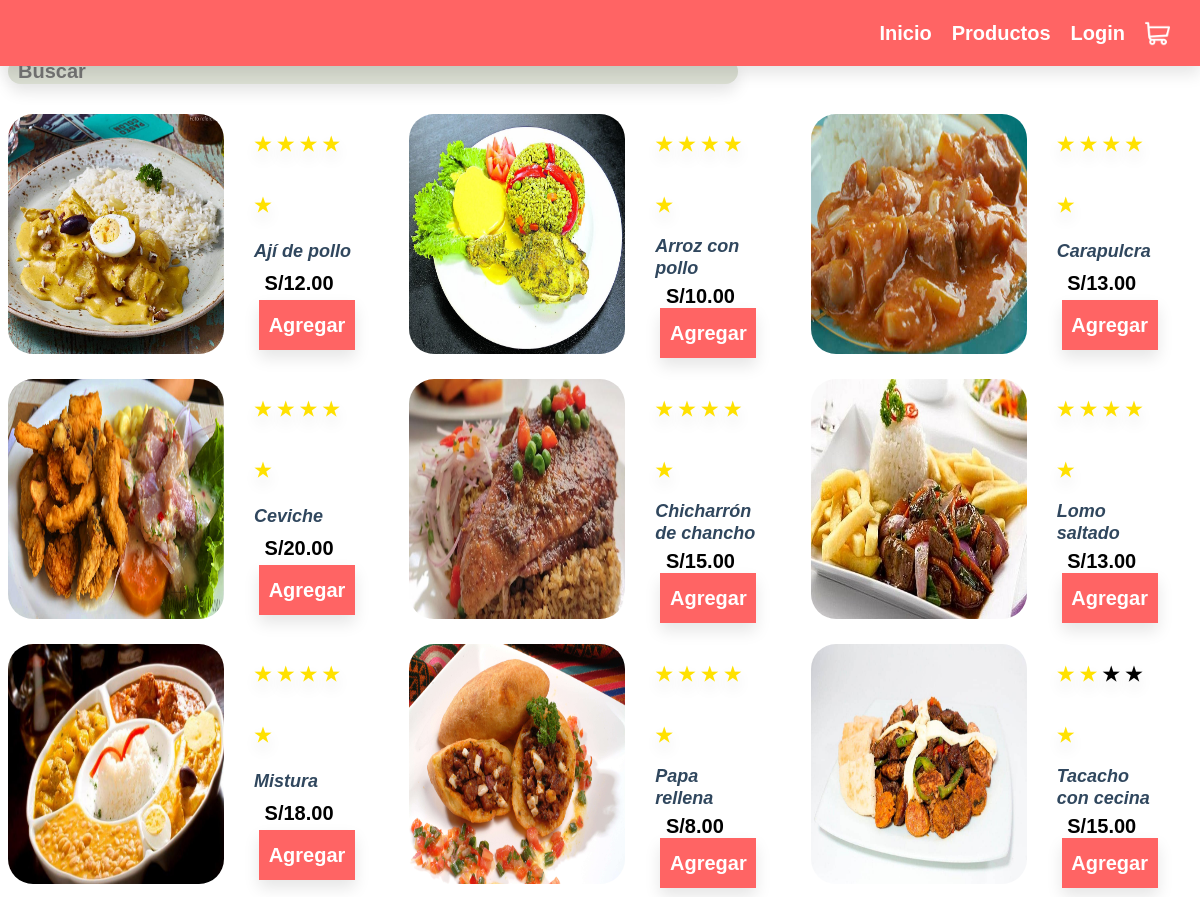
The page / on the database its author committed.
### myapp/models.py (models this page shows)
class PlatoComida(models.Model):
    name = models.CharField(max_length=40)
    description = models.TextField()
    image = models.ImageField(upload_to ='myapp/static/assets/platos_comida/')
    price = models.DecimalField(decimal_places=2, max_digits=5)
    rating = models.PositiveIntegerField(default=1, validators=[MinValueValidator(0), MaxValueValidator(5)])
    def __str__(self):
        return self.name

### myapp/views.py (the view, shortened to what this page needs)
# urls.py: path('', views.index, name='index'),
def index(request):
    currentUser = request.user.username
    comidas = PlatoComida.objects.all()
    for x, plato in enumerate(comidas):
       setattr(plato, "pos", (x - int(x / 3) * 3 + 1, 1 + int(x / 3)))
    return render(request, 'index.html',{
        'user' : currentUser,
        'dishes' : comidas,
    })

### myapp/templates/index.html (shortened to what this page needs)
{% extends 'layout/navbar.html' %}
{% load static %}
{% block content %}
<input class="default-input" placeholder="Buscar">
<div class="wrapper">
    {% for food in dishes %}
        <div style="grid-column: {{ food.pos.0 }}; grid-row: {{ food.pos.1 }};">
            <div class="container">
                <a href="product/{{ food }}">
                    <img class="img" src="static/assets/platos_comida/{{ food.image|cut:'myapp/static/assets/platos_comida/' }}"></img>
                </a>
                <div class="food-wrapper">
                    <div class="food-text" style="grid-row: 2;">{{ food.name }}</div>
                    <ul class="ratings">
                        <li class="star{%if food.rating > 4 %}on{% endif %}"></li>
                        <li class="star{%if food.rating > 3 %}on{% endif %}"></li>
                        <li class="star{%if food.rating > 2 %}on{% endif %}"></li>
                        <li class="star{%if food.rating > 1 %}on{% endif %}"></li>
                        <li class="star{%if food.rating > 0 %}on{% endif %}"></li>
                    </ul>
                    <div style="padding-left: 10%;">S/{{food.price}}</div>
                    <div class="low-buttons">
                        <form method="POST">
                            <button name="{{food.name}}" class="option-buttons">Agregar</button>
                        </form>
                    </div>
                </div>
            </div>
        </div>
    {% endfor %}
</div>
{% endblock %}

### myapp/static/css/main.css (style rules this page uses)
html * { font: 700 20px/1.2 "Poppins", Helvetica, Arial, serif; }
.container { display: flex; }
.default-input { display: block; border-radius: 15px 15px 15px 15px; border: none; background-color: #daded2; width: 60%; height: 50%; line-height: 2em; margin-top: 5px; margin-bottom: 30px; padding-left: 10px; padding-right: 10px; box-shadow: 0px 8px 15px rgba(0, 0, 0, 0.1); }
.low-buttons { display: flex; justify-content: center; flex-direction: row; }
.option-buttons { margin: 5px; border-color: white; background-color: #FF6464; color: white; box-shadow: 0px 8px 15px rgba(0, 0, 0, 0.1); border: none; width: 8vmax; margin-bottom: 0px; margin-top: auto; height: 50px; line-height: 2em; }
.wrapper { display: grid; gap: 20px; }
.img { top: 0; width: 18vmax; height: 20vmax; border-radius: 25px; }
.food-wrapper { width: 8.5vmax; display: grid; height: 20vmax; padding-left: 30px; }
.food-text { padding-bottom: 5px; font-size: 1.5vmax; font-style: italic; color: #30475E; }
.ratings { list-style-type: none; margin: 0; width: 100%; direction: rtl; text-align: left; }
.star { line-height: 60px; display: inline-block; transition: color 0.2s ease; color: black; text-shadow:0px 8px 15px rgba(0, 0, 0, 0.1); }
.star:before { content: '\2605'; width: 60px; height: 60px; font-size: 1.6vmax; }
.staron { line-height: 60px; display: inline-block; transition: color 0.2s ease; color: rgb(255, 225, 0); text-shadow:0px 8px 15px rgba(0, 0, 0, 0.1); }
.staron:before { content: '\2605'; width: 60px; height: 60px; font-size: 1.6vmax; }

### rows shown on the page
PlatoComida: image (picture), name "Ají de pollo", rating 5 (drawn), price "12.00"
PlatoComida: image (picture), name "Arroz con pollo", rating 5 (drawn), price "10.00"
PlatoComida: image (picture), name "Carapulcra", rating 5 (drawn), price "13.00"
PlatoComida: image (picture), name "Ceviche", rating 5 (drawn), price "20.00"
PlatoComida: image (picture), name "Chicharrón de chancho", rating 5 (drawn), price "15.00"
PlatoComida: image (picture), name "Lomo saltado", rating 5 (drawn), price "13.00"
PlatoComida: image (picture), name "Mistura", rating 5 (drawn), price "18.00"
PlatoComida: image (picture), name "Papa rellena", rating 5 (drawn), price "8.00"
PlatoComida: image (picture), name "Tacacho con cecina", rating 3 (drawn), price "15.00"
